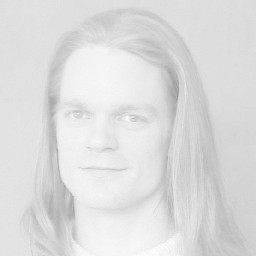
%> input picture low_contrast_man.png, 256 x 256 px
$ octave contrast_stretching.m   (GNU Octave 9; MATLAB toolbox functions it lacks are replaced by stand-ins)
%> lines starting %> are read from the running program, lines starting %| are printed output that depends on the picture
% contrast Stretching
pkg load image;
i = imread("low_contrast_man.png");
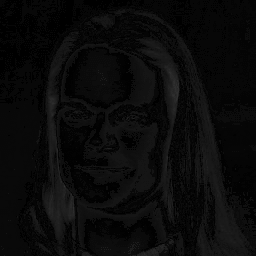
%> i: size 256x256 uint8; min 0, max 50, mean 10.3
figure
imshow(i);
j = imadjust(i,stretchlim(i),[]);
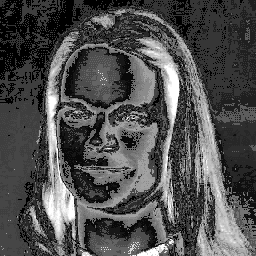
%> j: size 256x256 uint8; min 0, max 255, mean 79.4
figure
imshow(j)
